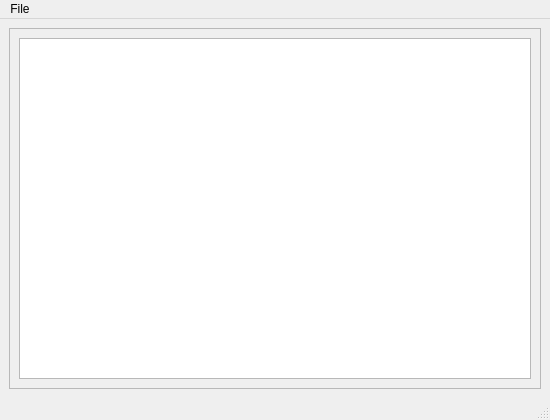
<?xml version="1.0" encoding="UTF-8"?>
<ui version="4.0">
 <class>MainWindow</class>
 <widget class="QMainWindow" name="MainWindow">
  <property name="geometry">
   <rect>
    <x>0</x>
    <y>0</y>
    <width>550</width>
    <height>420</height>
   </rect>
  </property>
  <property name="windowTitle">
   <string>MainWindow</string>
  </property>
  <widget class="QWidget" name="centralwidget">
   <layout class="QGridLayout" name="gridLayout">
    <item row="0" column="0">
     <widget class="QScrollArea" name="scrollArea">
      <property name="widgetResizable">
       <bool>true</bool>
      </property>
      <widget class="QWidget" name="scrollAreaWidgetContents">
       <property name="geometry">
        <rect>
         <x>0</x>
         <y>0</y>
         <width>526</width>
         <height>345</height>
        </rect>
       </property>
       <layout class="QGridLayout" name="gridLayout_2">
        <item row="0" column="0">
         <widget class="QGraphicsView" name="graphicsView"/>
        </item>
       </layout>
      </widget>
     </widget>
    </item>
   </layout>
  </widget>
  <widget class="QMenuBar" name="menubar">
   <property name="geometry">
    <rect>
     <x>0</x>
     <y>0</y>
     <width>550</width>
     <height>26</height>
    </rect>
   </property>
   <widget class="QMenu" name="menuFile">
    <property name="title">
     <string>File</string>
    </property>
    <addaction name="actionLoad"/>
    <addaction name="actionSave"/>
    <addaction name="separator"/>
   </widget>
   <addaction name="menuFile"/>
  </widget>
  <widget class="QStatusBar" name="statusbar"/>
  <action name="actionLoad">
   <property name="text">
    <string>Load</string>
   </property>
  </action>
  <action name="actionSave">
   <property name="text">
    <string>Save</string>
   </property>
  </action>
 </widget>
 <resources/>
 <connections/>
</ui>
